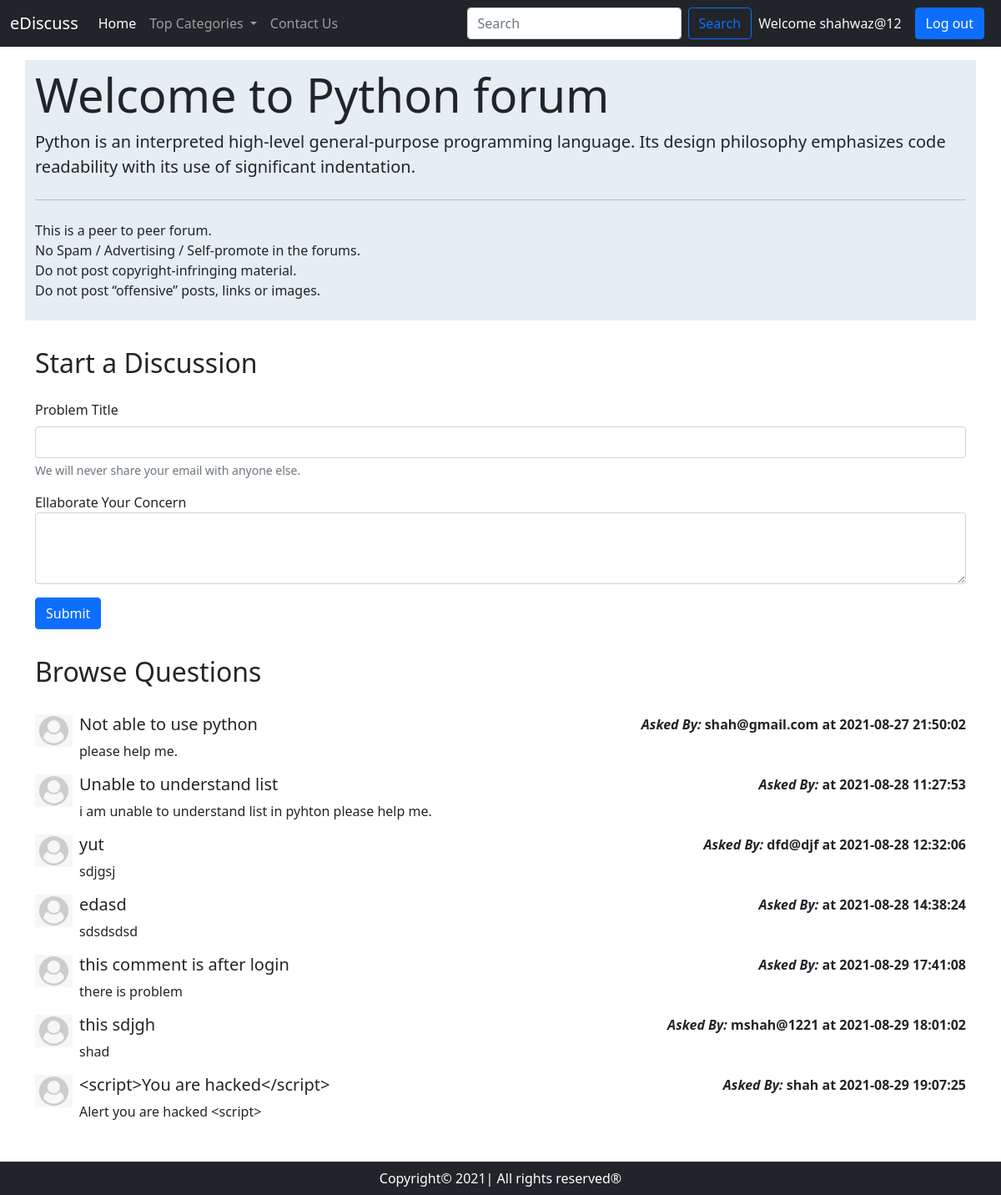
Page /threadlist.php?catid=1 (signed in) on the committed database.
### tables this page shows
CREATE TABLE `categories` (
  `category_id` int(8) NOT NULL,
  `category_name` varchar(255) NOT NULL,
  `category_desc` varchar(255) NOT NULL,
  `created` datetime NOT NULL DEFAULT current_timestamp()
);

CREATE TABLE `threads` (
  `thread_id` int(7) NOT NULL,
  `thread_title` varchar(255) NOT NULL,
  `thread_desc` text NOT NULL,
  `thread_cat_id` int(7) NOT NULL,
  `thread_user_id` int(7) NOT NULL,
  `timestamp` datetime NOT NULL DEFAULT current_timestamp()
);

CREATE TABLE `users` (
  `sno` int(8) NOT NULL,
  `user_email` varchar(20) NOT NULL,
  `user_pass` varchar(255) NOT NULL,
  `timestamp` datetime NOT NULL DEFAULT current_timestamp()
);

### threadlist.php (the view, shortened to what this page needs)
<!doctype html>
<html lang="en">
<head>
    <link href="https://cdn.jsdelivr.net/npm/bootstrap@5.1.0/dist/css/bootstrap.min.css" rel="stylesheet"
>
</head>
<body>
    <?php include 'partials.php/_dbconnect.php';  ?>
    <?php include 'partials.php/_header.php'; ?>
    <?php
    $id=$_GET['catid'];
    $sql="SELECT * FROM `categories` WHERE category_id=$id;";
          $result=mysqli_query($conn,$sql);
while ($row=mysqli_fetch_assoc($result)) {
    $catname=$row['category_name'];
    $catdesc=$row['category_desc'];
}
    ?>
    <div class="container my-3 py-2" id="threadhead">
        <div class="jumbotron jumbotron-fluid">
            <h1 class="display-4">Welcome to <?php echo $catname; ?> forum</h1>
            <p class="lead"><?php echo $catdesc; ?> </p>
            <hr class="my-4">
            <p>This is a peer to peer forum.<br>No Spam / Advertising / Self-promote in the forums.
                <br>Do not post copyright-infringing material.
                <br>Do not post “offensive” posts, links or images.
            </p>
        </div>
    </div>
<?php
if(isset($_SESSION['loggedin'])&&$_SESSION['loggedin']==true){
    echo '<div class="container" id="discussion">
        <h2 class="py-3">Start a Discussion</h2>
        <form action="'.$_SERVER['REQUEST_URI'].'" method="post">
            <div class="mb-3">
                <label for="exampleInputEmail1" class="form-label">Problem Title</label>
                <input type="text" class="form-control" id="title" name="title" aria-describedby="emailHelp">
                <div id="emailHelp" class="form-text">We will never share your email with anyone else.</div>
            </div>
            <input type="hidden" name="sno" value="'.$_SESSION['sno'].'">
            <div class="form-group">
                <label for="exampleFormControlTextarea1">Ellaborate Your Concern</label>
                <textarea class="form-control" id="desc" name="desc" rows="3"></textarea>
            </div>
            <button type="submit" class="btn btn-primary my-3">Submit</button>
        </form>
    </div>';}
    else{
        echo '<div class="container">
        <h2 class="py-1">Start a Discussion</h2>
        <p class="lead">You are not logged in. Please login to be able to start a discussion</p>
        </div>';
    }
    ?>
    <div class="container mb-5" id=footer>
        <h2 class="py-3">Browse Questions</h2>
        <?php
    $id=$_GET['catid'];
    $sql="SELECT * FROM `threads` WHERE thread_cat_id=$id ";
          $result=mysqli_query($conn,$sql);
while ($row=mysqli_fetch_assoc($result)) {
    $id=$row['thread_id'];
    $title=$row['thread_title'];
    $desc=$row['thread_desc'];
    $threadtime=$row['timestamp'];
    $thread_user_id=$row['thread_user_id'];
    $sql2="SELECT user_email FROM `users` WHERE `sno`='$thread_user_id'";
    $result2=mysqli_query($conn,$sql2);
    $row2=mysqli_fetch_assoc($result2);
    echo '<div class="d-flex my-3">
            <div class="flex-shrink-0">
                <img src="img/userdefault.jfif" width="45px" alt="...">
            </div>
            <div class="flex-grow-1 ms-2">
                <h5><a href="thread.php?threadid='.$id.'" class="text-dark text-decoration-none">'.$title.'</a></h5>
                '.$desc.' </div><p class="fw-bold my-0"><i>Asked By: </i>'.$row2['user_email'].' at '.$threadtime.'</p>
        </div>';
}
    ?>
    </div>
    <?php include 'partials.php/_footer.php'; ?>
</body>
</html>

### threadlist.php (style rules this page uses)
#footer { min-height: 433px; }
#threadhead { border: 2px ; background-color: #e5edf5; }

### rows in the picture
categories: category_name "Python", category_desc "Python is an interpreted high-level general-purpose programming language. Its design philosophy emphasizes code readability with its use of significant indentation."
threads: thread_title "Not able to use python", thread_desc "please help me.", users.user_email "shah@gmail.com", timestamp "2021-08-27 21:50:02"
threads: thread_title "Unable to understand list", thread_desc "i am unable to understand list in pyhton please help me.", timestamp "2021-08-28 11:27:53"
threads: thread_title "yut", thread_desc "sdjgsj", users.user_email "dfd@djf", timestamp "2021-08-28 12:32:06"
threads: thread_title "edasd", thread_desc "sdsdsdsd", timestamp "2021-08-28 14:38:24"
threads: thread_title "this comment is after login", thread_desc "there is problem", timestamp "2021-08-29 17:41:08"
threads: thread_title "this sdjgh", thread_desc "shad", users.user_email "mshah@1221", timestamp "2021-08-29 18:01:02"
threads: thread_title "<script>You are hacked</script>", thread_desc "Alert you are hacked <script>", users.user_email "shah", timestamp "2021-08-29 19:07:25"

### other values in the picture
$_SESSION['useremail'] "shahwaz@12"
